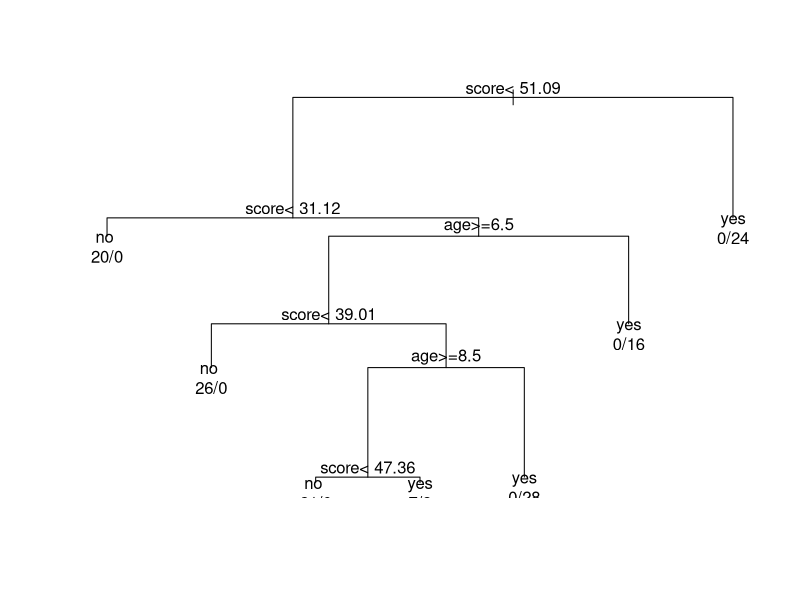

Reproduce this figure in R. (Note: this script raises an error after producing the figure.)
library(datasets)
library(caTools)
library(rpart)
library(party)
library(e1071)
library(dplyr)
library(magrittr)


data("readingSkills")
head(readingSkills)

sample_data = sample.split(readingSkills, SplitRatio = 0.8)
train_data <- subset(readingSkills, sample_data == TRUE)
test_data <- subset(readingSkills, sample_data == FALSE)

model<- rpart(nativeSpeaker~.,data=train_data,method="class")
plot(model)
text(model, use.n = TRUE)


model.predictions <- predict(model, test_data, type = "class")

svm <- svm(nativeSpeaker ~ ., data = train_data, kernel = "linear")

svm.predictions <- predict(svm, test_data)

ac_Test <- sum(diag(m_at)) / sum(m_at)
print(paste('Accuracy for test is found to be', ac_Test))
